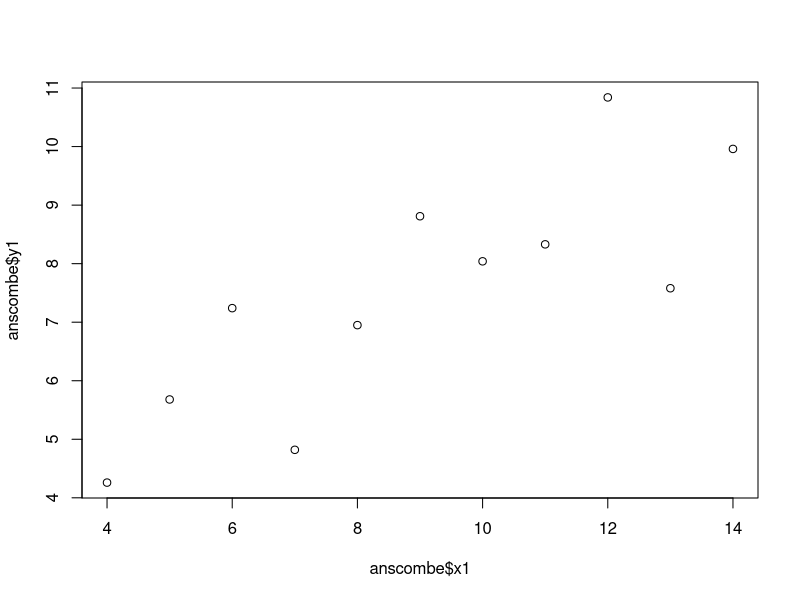
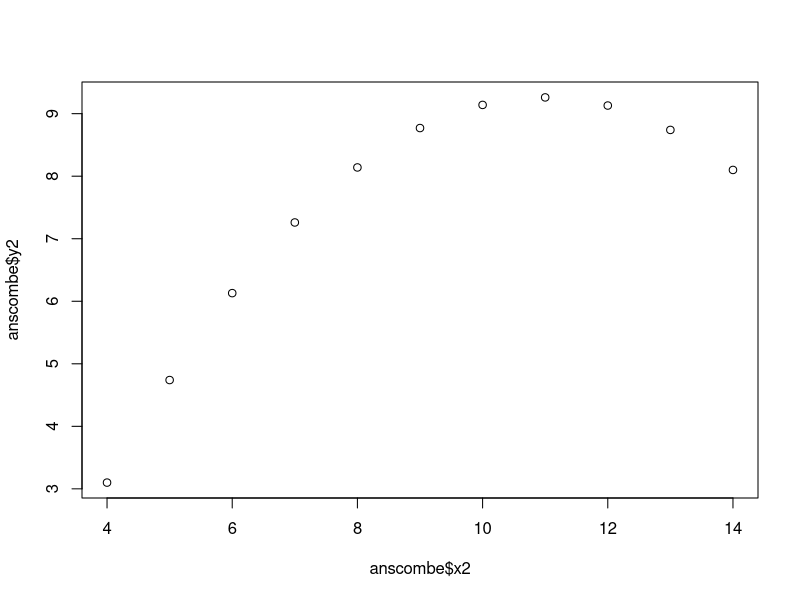
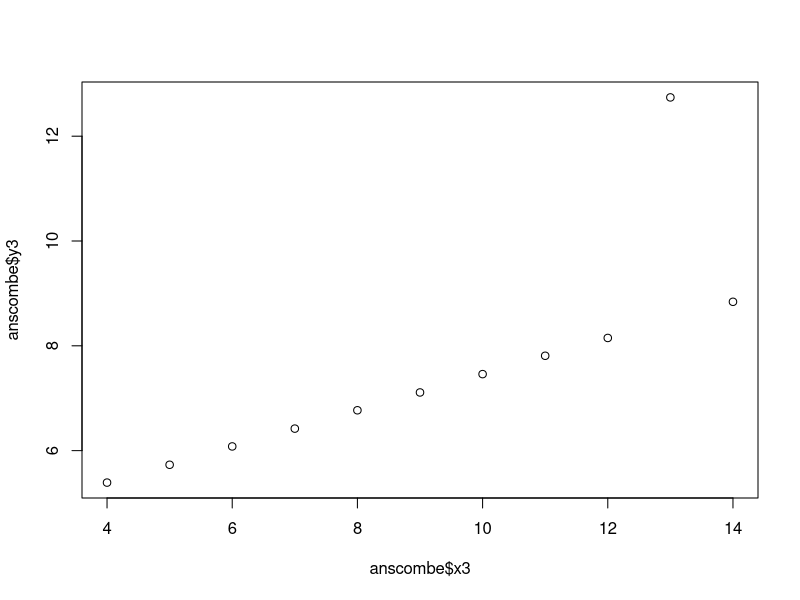
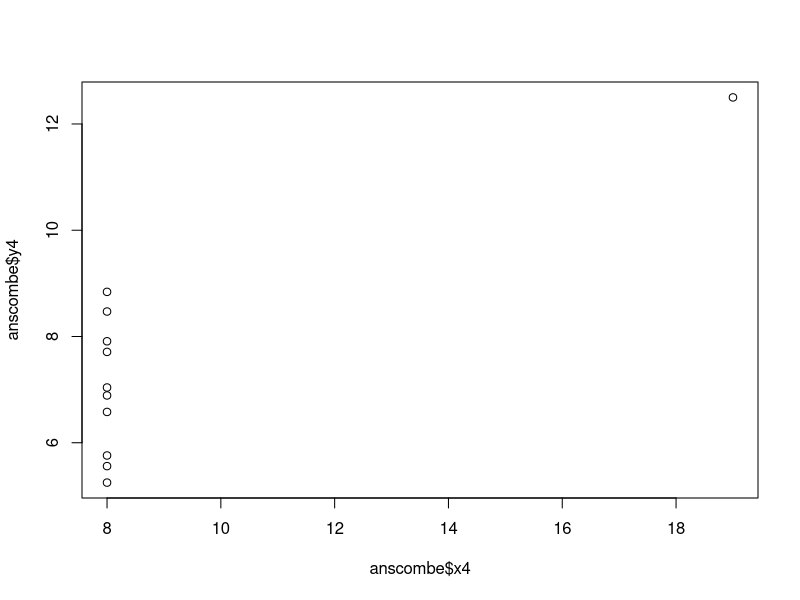
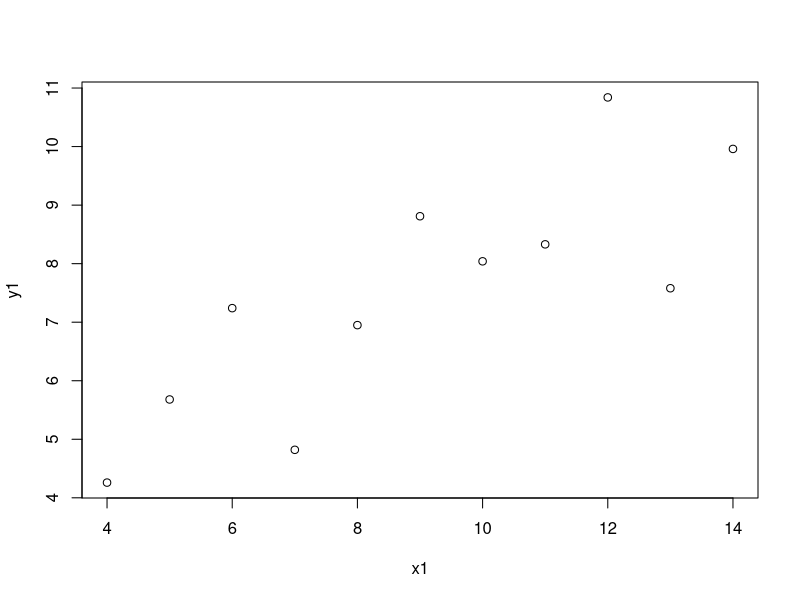
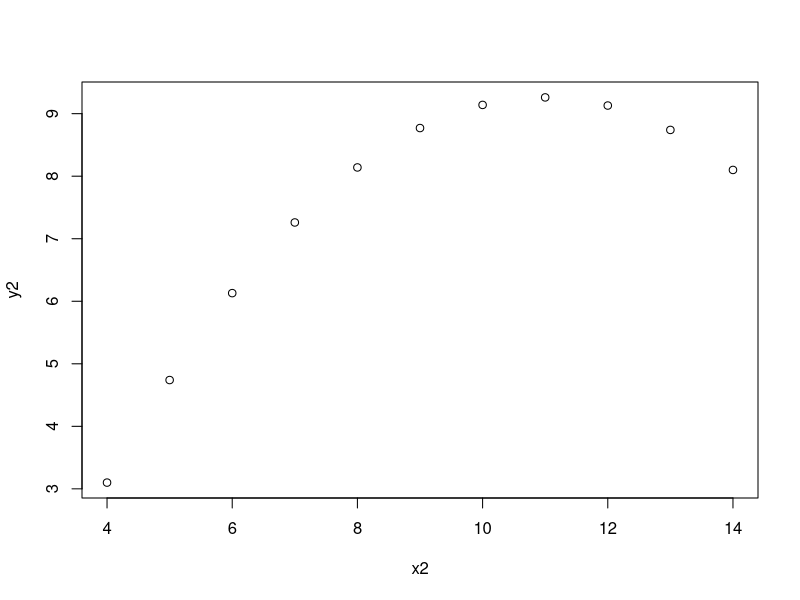
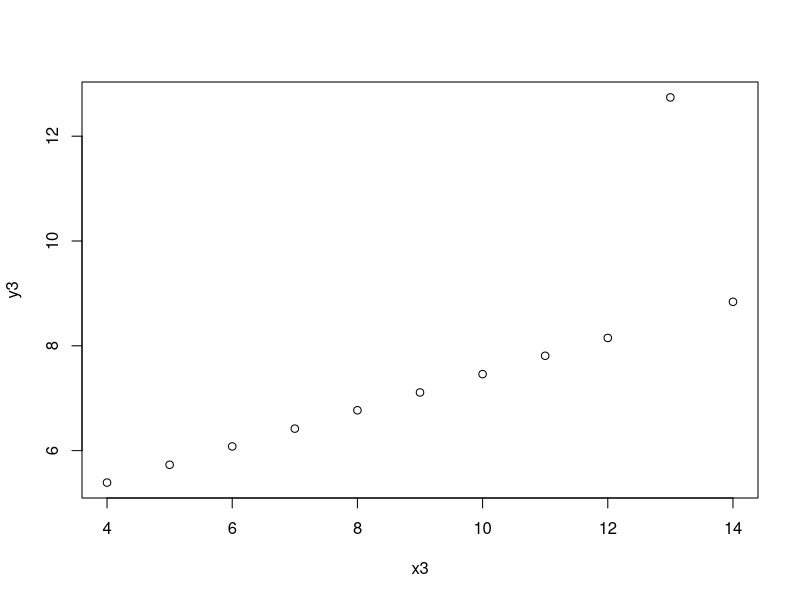
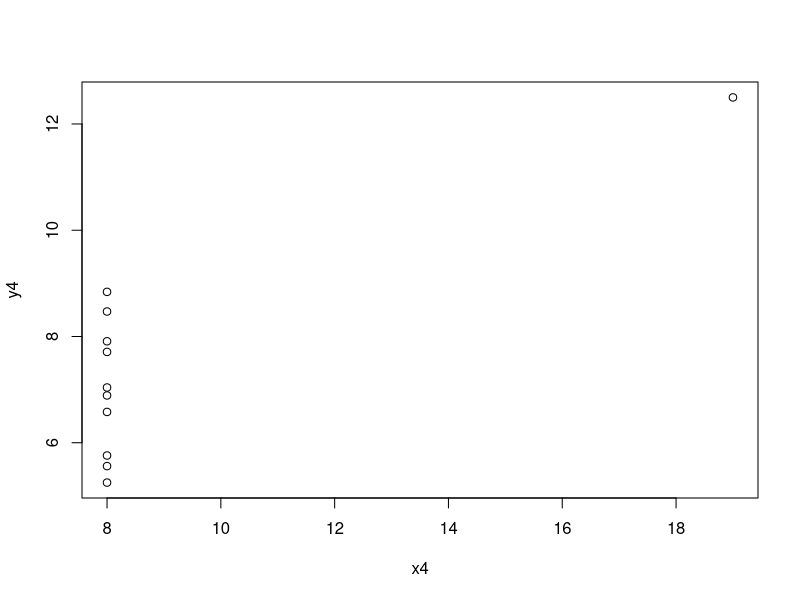

These charts were generated, in order, by the following R code: (Note: this script raises an error after producing the figures.)
## 시각화

# 자료(data) 시각화: 탐색적분석
# 정보 시각화:

# 시각화를 하는 이유?

anscombe
str(anscombe)

mean(anscombe$x1)
mean(anscombe$x2)
mean(anscombe$x3)
mean(anscombe$x4)
mean(anscombe$y1)
mean(anscombe$y2)
mean(anscombe$y3)
mean(anscombe$y4)

mean(anscombe[ ,1])
mean(anscombe[ ,2])
mean(anscombe[ ,3])
mean(anscombe[ ,4])
mean(anscombe[ ,5])
mean(anscombe[ ,6])
mean(anscombe[ ,7])
mean(anscombe[ ,8])

apply(anscombe, 2, mean)
apply(anscombe, 2, sd)

cor(anscombe$x1, anscombe$y1)
cor(anscombe$x2, anscombe$y2)
cor(anscombe$x3, anscombe$y3)
cor(anscombe$x4, anscombe$y4)

lm(x1 ~ y1, anscombe)
lm(x2 ~ y2, anscombe)
lm(x3 ~ y3, anscombe)
lm(x4 ~ y4, anscombe)

plot(anscombe$x1, anscombe$y1)
plot(anscombe$x2, anscombe$y2)
plot(anscombe$x3, anscombe$y3)
plot(anscombe$x4, anscombe$y4)

plot(y1 ~ x1, anscombe)
plot(y2 ~ x2, anscombe)
plot(y3 ~ x3, anscombe)
plot(y4 ~ x4, anscombe)

anscombe %>% plot(y1 ~ x1, .)

anscombe$x1

anscombe %>% .$x1

ggplot2

install.packages("ggplot2")
library(ggplot2)

ggplot(data = anscombe) +
  geom_point(mapping = aes(x = x2, y = y2))

anscombe %>%
  ggplot() +
  geom_point(aes(x1, y1)) +
  geom_line(aes(x2, y2))

anscombe %>%
  ggplot(aes(x1, y1)) +
  geom_point() +
  geom_line() +
  geom_smooth(method = lm)


anscombe %>%
  ggplot(aes(x1, y1)) +
  geom_point() +
  geom_smooth(method = lm)

anscombe %>%
  ggplot(aes(x2, y2)) +
  geom_point() +
  geom_smooth(method = lm)

anscombe %>%
  ggplot(aes(x3, y3)) +
  geom_point() +
  geom_smooth(method = lm)

anscombe %>%
  ggplot(aes(x4, y4)) +
  geom_point() +
  geom_smooth(method = lm) +
  labs(title = "안스콤의 4개조",
       subtitle = "X4와 Y4의 관계",
       caption = "Source: Anscombe") +
  theme(plot.title = element_text(size = 20),
        plot.subtitle = element_text(color = "blue", size = 13))


















































